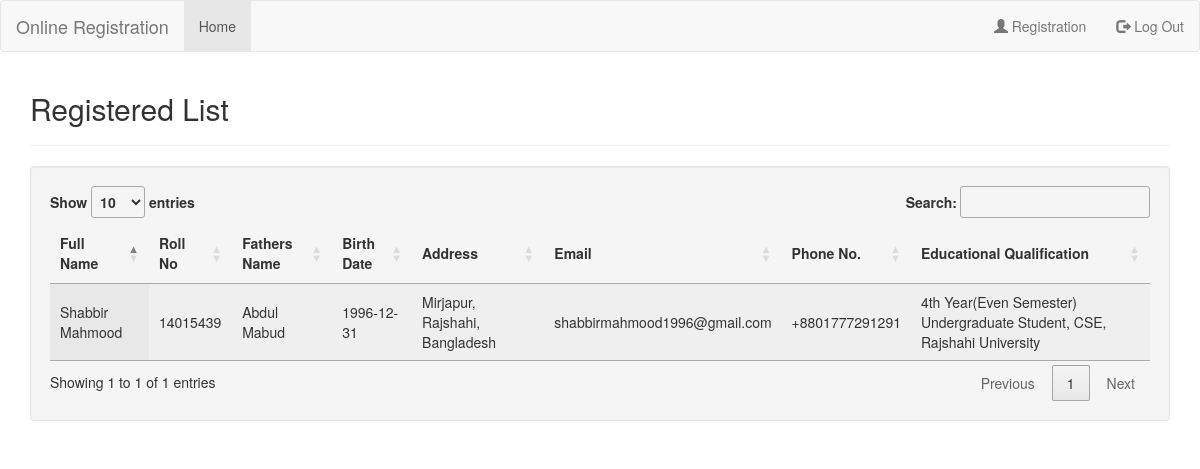
The page /view.php on the database its author committed.
### tables this page shows
CREATE TABLE `data_tb` (
  `id` int(11) NOT NULL,
  `Full_Name` varchar(1000) NOT NULL,
  `Roll_No` int(10) NOT NULL,
  `Fathers_Name` varchar(1000) NOT NULL,
  `Birth_Date` date NOT NULL,
  `Address` varchar(1000) NOT NULL,
  `Email` varchar(1000) NOT NULL,
  `Phone_No` varchar(20) NOT NULL,
  `Edu_Qua` varchar(1000) NOT NULL
);

### view.php (the view, shortened to what this page needs)
<?php
$db = mysqli_connect('localhost', 'root', '', 'data_validation_db');
$query = "SELECT * FROM data_tb";
$result = mysqli_query($db, $query);
?>
<!DOCTYPE html>
<html>
<head>
    <link rel="stylesheet" href="https://maxcdn.bootstrapcdn.com/bootstrap/3.3.7/css/bootstrap.min.css">
    <link rel="stylesheet" href="https://cdn.datatables.net/1.10.16/css/jquery.dataTables.min.css">
</head>
<body>
<nav class="navbar navbar-default">
    <div class="container-fluid">
        <div class="navbar-header">
            <a class="navbar-brand" href="#">Online Registration</a>
        </div>
        <ul class="nav navbar-nav">
            <li class="active"><a href="index.php">Home</a></li>
        </ul>
        <ul class="nav navbar-nav navbar-right">
            <li><a href="register.php"><span class="glyphicon glyphicon-user"></span> Registration</a></li>
            <li><a href="admin.php?logout='1'"><span class="glyphicon glyphicon-log-out"></span> Log Out</a></li>
    </div>
</nav>
<div class="container">
    <div class="col-sm-2"></div>
    <div class="col-8 ">
        <h2 id="h2">Registered List</h2>
        <hr />
        <div class="well">
            <table id="data_tb" class="display" cellspacing="0" width="100%">
                <thead>
                    <tr>
                        <th>Full Name</th>
                        <th>Roll No</th>
                        <th>Fathers Name</th>
                        <th>Birth Date</th>
                        <th>Address</th>
                        <th>Email</th>
                        <th>Phone No.</th>
                        <th>Educational Qualification</th>
                    </tr>
                </thead>
                <tbody>
                <?php
                while( $rows = mysqli_fetch_array($result))
                {
                    ?>
                    <tr>
                        <td><?php echo $rows['Full_Name']; ?></td>
                        <td><?php echo $rows['Roll_No']; ?></td>
                        <td><?php echo $rows['Fathers_Name']; ?></td>
                        <td><?php echo $rows['Birth_Date']; ?></td>
                        <td><?php echo $rows['Address']; ?></td>
                        <td><?php echo $rows['Email']; ?></td>
                        <td><?php echo $rows['Phone_No']; ?></td>
                        <td><?php echo $rows['Edu_Qua']; ?></td>
                    </tr>
                    <?php
                }
                ?>
                </tbody>
            </table>
        </div>
    </div>
    <div class="col-sm-2"></div>
</div>
    <br>
    <br>
</body>
</html>

### rows shown on the page
data_tb: Full_Name "Shabbir Mahmood", Roll_No "14015439", Fathers_Name "Abdul Mabud", Birth_Date "1996-12-31", Address "Mirjapur, Rajshahi, Bangladesh", Email "shabbirmahmood1996@gmail.com", Phone_No "+8801777291291", Edu_Qua "4th Year(Even Semester) Undergraduate Student, CSE, Rajshahi University"
